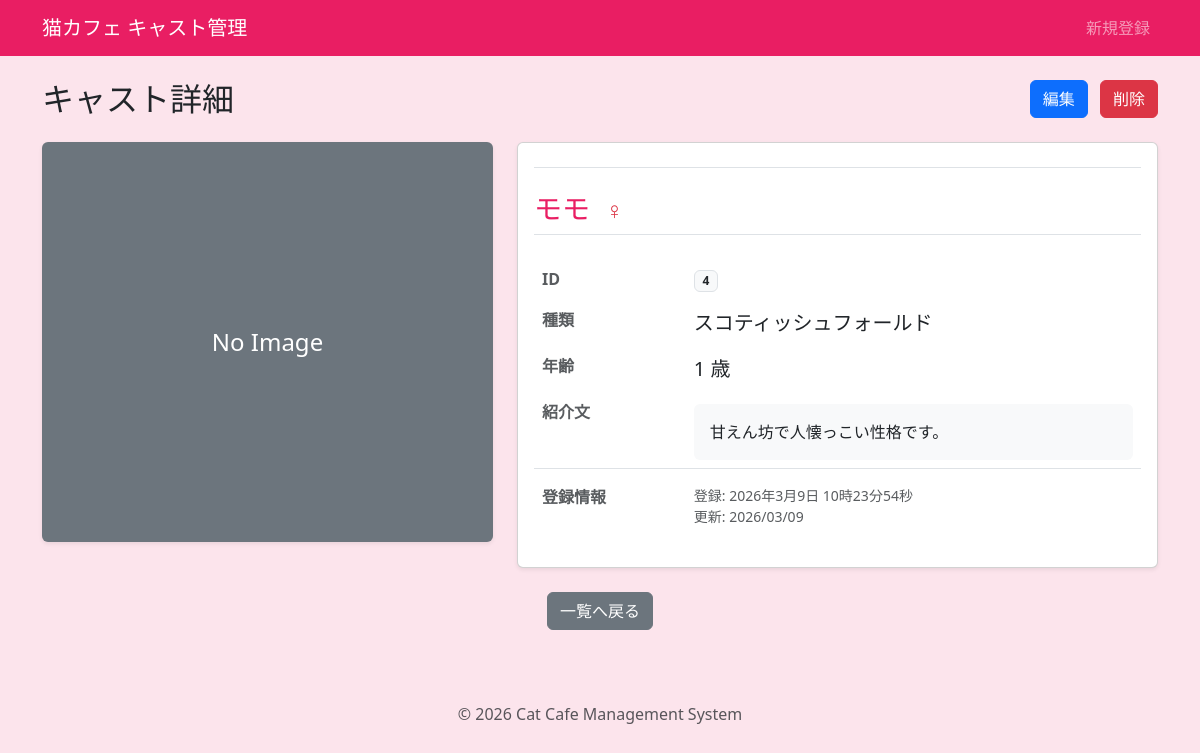
The app's page /detail.php?id=4 with its own data.
### tables this page shows
CREATE TABLE `cats` (
  `id` int(11) NOT NULL,
  `name` varchar(50) NOT NULL,
  `breed_id` int(11) NOT NULL,
  `gender` tinyint(4) NOT NULL COMMENT '1:おとこのこ 2:おんなのこ',
  `age` int(11) NOT NULL,
  `profile` text DEFAULT NULL,
  `image_name` varchar(255) DEFAULT NULL,
  `created_at` datetime DEFAULT current_timestamp(),
  `updated_at` datetime DEFAULT current_timestamp() ON UPDATE current_timestamp()
);

CREATE TABLE `breeds` (
  `id` int(11) NOT NULL,
  `name` varchar(50) NOT NULL,
  `created_at` datetime DEFAULT current_timestamp(),
  `updated_at` datetime DEFAULT current_timestamp() ON UPDATE current_timestamp()
);

### inc/functions.php (called while the page is built, shortened)
<?php
function h($string)
{
  return htmlspecialchars($string, ENT_QUOTES, 'UTF-8');
}
function format_date($datetime,$type)
{
  $format_types = [
    1 => 'Y年n月j日 H時i分s秒',
    2 => 'Y/m/d'
  ];
  return date($format_types[$type], strtotime($datetime));
}

### detail.php (the view, shortened to what this page needs)
<?php
require_once './inc/functions.php';
$id = $_GET['id'] ?? '';
$db = db_connect();
$cat = null;
try {
  $sql = 'SELECT cats.*,breeds.name AS breed_name FROM cats INNER JOIN breeds ON cats.breed_id = breeds.id WHERE cats.id = :id';
  $stmt = $db->prepare($sql);
  $stmt->bindParam(':id', $id, PDO::PARAM_INT);
  $stmt->execute();
  $cat = $stmt->fetch(PDO::FETCH_ASSOC);
} catch (PDOException $e) {
  exit('データの取得に失敗しました: ' . h($e->getMessage()));
}
require_once 'inc/header.php';
?>
<div class="d-flex justify-content-between align-items-center mb-4">
  <h2 class="mb-0">キャスト詳細</h2>
  <div>
    <a href="edit.php?id=<?php echo h($cat['id']); ?>" class="btn btn-primary me-2">編集</a>
    <button type="button" class="btn btn-danger" data-bs-toggle="modal" data-bs-target="#deleteModal">
      削除
    </button>
  </div>
</div>
<div class="row">
  <div class="col-md-5 mb-4 mb-md-0">
    <?php if (!empty($cat['image_name']) && file_exists('images/' . $cat['image_name'])): ?>
      <img src="images/<?php echo h($cat['image_name']); ?>" alt="<?php echo h($cat['name']); ?>" class="img-fluid rounded shadow-sm w-100">
    <?php else: ?>
      <div class="bg-secondary text-white d-flex justify-content-center align-items-center rounded shadow-sm w-100" style="height: 400px;">
        <span class="fs-4">No Image</span>
      </div>
    <?php endif; ?>
  </div>
  <div class="col-md-7">
    <div class="card shadow-sm h-100">
      <div class="card-body">
        <h3 class="card-title text-pink border-bottom pb-2 mb-4">
          <h3 class="card-title text-pink border-bottom pb-2 mb-4">
            <?php echo h($cat['name']); ?>
            <?php if ($cat['gender'] === 1): ?>
              <span class="text-primary fs-4 ms-2">♂</span>
            <?php elseif ($cat['gender'] === 2): ?>
              <span class="text-danger fs-4 ms-2">♀</span>
            <?php endif; ?>
          </h3>
          <table class="table table-borderless">
            <tbody>
              <tr>
                <th class="w-25 text-muted">ID</th>
                <td><span class="badge bg-light text-dark border"><?php echo h($cat['id']); ?></span></td>
              </tr>
              <tr>
                <th class="text-muted">種類</th>
                <td class="fs-5"><?php echo h($cat['breed_name']); ?></td>
              </tr>
              <tr>
                <th class="text-muted">年齢</th>
                <td class="fs-5"><?php echo h($cat['age']); ?> 歳</td>
              </tr>
              <tr>
                <th class="text-muted">紹介文</th>
                <td>
                  <div class="p-3 bg-light rounded mt-1">
                    <?php echo nl2br(h($cat['profile'])); ?>
                  </div>
                </td>
              </tr>
              <tr>
                <th class="text-muted border-top pt-3 mt-3">登録情報</th>
                <td class="border-top pt-3 mt-3 small text-muted">
                  登録: <?php echo h(format_date($cat['created_at'],1)); ?><br>
                  更新: <?php echo h(format_date($cat['updated_at'],2)); ?>
                </td>
              </tr>
            </tbody>
          </table>
      </div>
    </div>
  </div>
</div>
<div class="mt-4 text-center">
  <a href="index.php" class="btn btn-secondary">一覧へ戻る</a>
</div>
<?php require_once 'inc/footer.php'; ?>

### inc/header.php (style rules this page uses)
body { background-color: #fce4ec; }

### detail.php (style rules this page uses)
.text-pink { color: #e91e63; }

### records on screen
cats: name "モモ", id "4", breed.name "スコティッシュフォールド", age "1", profile "甘えん坊で人懐っこい性格です。", created_at "2026年3月9日 10時23分54秒", format_date($cat['updated_at'],2) "2026/03/09"
